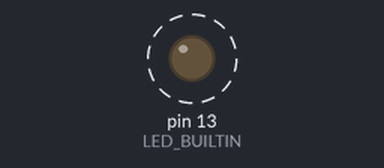
Recording of a sketch running on a simulated Arduino Uno, built with avr-gcc and run on an emulated ATmega328P. Shown: output pins drawn as LEDs (lit = HIGH). Dashed ring = blinking. EEPROM starts erased; what the sketch prints to the serial monitor is not drawn.

Above: at 1.6 s.
Timing chart, 0 to 4.4 s (numbered marks = the images above):
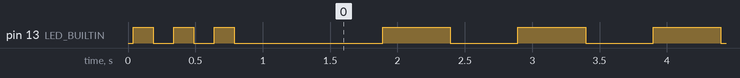

Measured:
- by itself, pin 13 (LED_BUILTIN): moves between LOW and HIGH, repeating every 34.1 s

The sketch:

draadloos_instelbaar_knipperlicht.ino
```cpp
#include "SerialCommand.h"
#include "EEPROMAnything.h"

#define SerialPort Serial
#define Baudrate 115200

SerialCommand sCmd(SerialPort);

unsigned long previous, calculationTime;
unsigned long blinkTimer = 0;
bool ledState = false;
bool run = true; // LED actief

// Magic number om EEPROM geldigheid te detecteren
#define EEPROM_SIGNATURE 0xBEEFCAFE

// Struct met parameters + handtekening
struct param_t
{
  unsigned long signature;       // herkenningswaarde
  unsigned long cycleTime;       // in microseconden
  unsigned long knipperPeriode;  // in milliseconden
} params;

// Functieprototypes
void onSet();
void onDebug();
void onUnknownCommand(char *command);
void start();
void stop();
void blinkSequenceSetup();

void setup()
{
  SerialPort.begin(Baudrate);

  // Commands
  sCmd.addCommand("set", onSet);
  sCmd.addCommand("debug", onDebug);
  sCmd.addCommand("start", start);
  sCmd.addCommand("stop", stop);
  sCmd.setDefaultHandler(onUnknownCommand);

  // Lees parameters uit EEPROM
  EEPROM_readAnything(0, params);

  // Controleer of EEPROM geldig is
  if (params.signature != EEPROM_SIGNATURE)
  {
    SerialPort.println("EEPROM leeg of ongeldig — initialiseer standaardwaarden");
    params.signature = EEPROM_SIGNATURE;
    params.cycleTime = 50000;       // 50 ms
    params.knipperPeriode = 1000;   // 1 s
    EEPROM_writeAnything(0, params);
  }

  pinMode(LED_BUILTIN, OUTPUT);
  blinkSequenceSetup();

  SerialPort.println("ready");
}

void loop()
{
  sCmd.readSerial();

  unsigned long current = micros();
  if (current - previous >= params.cycleTime)
  {
    previous = current;

    if (run)
    {
      blinkTimer += params.cycleTime / 1000; // µs → ms
      if (blinkTimer >= (params.knipperPeriode / 2))
      {
        ledState = !ledState;
        digitalWrite(LED_BUILTIN, ledState);
        blinkTimer = 0;
      }
    }
    else
    {
      digitalWrite(LED_BUILTIN, LOW);
    }
  }

  unsigned long difference = micros() - current;
  if (difference > calculationTime) calculationTime = difference;
}

// ===== Commando’s =====

void onSet()
{
  char* param = sCmd.next();
  char* value = sCmd.next();

  if (!param || !value) return;

  if (strcmp(param, "cycle") == 0)
  {
    params.cycleTime = atol(value);
  }
  else if (strcmp(param, "blink") == 0)
  {
    params.knipperPeriode = atol(value);
  }
  else
  {
    SerialPort.println("onbekende parameter");
    return;
  }

  // Bewaar in EEPROM
  EEPROM_writeAnything(0, params);
  SerialPort.println("parameter opgeslagen");
}

void onDebug()
{
  SerialPort.print("cycle time (us): ");
  SerialPort.println(params.cycleTime);
  SerialPort.print("blink periode (ms): ");
  SerialPort.println(params.knipperPeriode);
  SerialPort.print("run: ");
  SerialPort.println(run ? "true" : "false");
  SerialPort.print("calculation time (us): ");
  SerialPort.println(calculationTime);
  calculationTime = 0;
}

void onUnknownCommand(char *command)
{
  SerialPort.print("unknown command: \"");
  SerialPort.print(command);
  SerialPort.println("\"");
}

void start()
{
  run = true;
  SerialPort.println("knipperlicht gestart");
}

void stop()
{
  run = false;
  digitalWrite(LED_BUILTIN, LOW);
  SerialPort.println("knipperlicht gestopt");
}

// ===== Opstartsequentie =====
void blinkSequenceSetup()
{
  for (int i = 0; i < 3; i++) {
    digitalWrite(LED_BUILTIN, HIGH);
    delay(150);
    digitalWrite(LED_BUILTIN, LOW);
    delay(150);
  }
  delay(500);
}
```

EEPROMAnything.h
```cpp
#include <EEPROM.h>
#include <Arduino.h>  // for type definitions

template <class T> int EEPROM_writeAnything(int ee, const T& value)
{
    const byte* p = (const byte*)(const void*)&value;
    unsigned int i;
    for (i = 0; i < sizeof(value); i++)
          EEPROM.write(ee++, *p++);
    return i;
}

template <class T> int EEPROM_readAnything(int ee, T& value)
{
    byte* p = (byte*)(void*)&value;
    unsigned int i;
    for (i = 0; i < sizeof(value); i++)
          *p++ = EEPROM.read(ee++);
    return i;
}

template <class T> int EEPROM_resetAnything(int ee, const T& value)
{
    const byte* p = (const byte*)(const void*)&value;
    unsigned int i;
    for (i = 0; i < sizeof(value); i++)
          EEPROM.write(ee++, 0);
    return i;
}
```

SerialCommand.cpp
```cpp
// (licence header left out)
#if defined(ARDUINO) && ARDUINO >= 100
#include "Arduino.h"
#else
#include "WProgram.h"
#endif

#include "SerialCommand.h"


#include <string.h>

SerialCommand::SerialCommand(Stream &stream)
{
	serial = &stream;
	strncpy(delim," ",MAXDELIMETER);  // strtok_r needs a null-terminated string
	term='\r';   // return character, default terminator for commands
	numCommand=0;    // Number of callback handlers installed
	clearBuffer();
}


//
// Initialize the command buffer being processed to all null characters
//
void SerialCommand::clearBuffer()
{
	for (int i=0; i<SERIALCOMMANDBUFFER; i++)
	{
		buffer[i]='\0';
	}
	bufPos=0;
}

// Retrieve the next token ("word" or "argument") from the Command buffer.
// returns a NULL if no more tokens exist.
char *SerialCommand::next()
{
	char *nextToken;
	nextToken = strtok_r(NULL, delim, &last);
	return nextToken;
}

// This checks the Serial stream for characters, and assembles them into a buffer.
// When the terminator character (default '\r') is seen, it starts parsing the
// buffer for a prefix command, and calls handlers setup by addCommand() member
void SerialCommand::readSerial()
{
	while (serial->available() > 0)
	{
		int i;
		boolean matched;
		inChar=serial->read();   // Read single available character, there may be more waiting

		#ifdef SERIALCOMMANDDEBUG
		serial->print(inChar);   // Echo back to serial stream
		#endif

		if (inChar==term)      // Check for the terminator (default '\r') meaning end of command
		{
			#ifdef SERIALCOMMANDDEBUG
			serial->print("Received: ");
			serial->println(buffer);
		        #endif
			bufPos=0;           // Reset to start of buffer
			token = strtok_r(buffer,delim,&last);   // Search for command at start of buffer
			if (token == NULL) return;
			matched=false;
			for (i=0; i<numCommand; i++)
                        {
				#ifdef SERIALCOMMANDDEBUG
				serial->print("Comparing [");
				serial->print(token);
				serial->print("] to [");
				serial->print(CommandList[i].command);
				serial->println("]");
				#endif
				// Compare the found command against the list of known commands for a match
				if (strncmp(token,CommandList[i].command,SERIALCOMMANDBUFFER) == 0)
				{
					#ifdef SERIALCOMMANDDEBUG
					serial->print("Matched Command: ");
					serial->println(token);
					#endif
					// Execute the stored handler function for the command
					(*CommandList[i].function)();
					clearBuffer();
					matched=true;
					break;
				}
			}
			if (matched==false)
                        {
				if (defaultHandler != NULL) (*defaultHandler)(token);
				clearBuffer();
			}

		}
		if (isprint(inChar))   // Only printable characters into the buffer
		{
			buffer[bufPos++]=inChar;   // Put character into buffer
			buffer[bufPos]='\0';  // Null terminate
			if (bufPos > SERIALCOMMANDBUFFER-1) bufPos=0; // wrap buffer around if full
		}
	}
}

// Adds a "command" and a handler function to the list of available commands.
// This is used for matching a found token in the buffer, and gives the pointer
// to the handler function to deal with it.
void SerialCommand::addCommand(const char *command, void (*function)())
{
	if (numCommand < MAXSERIALCOMMANDS)
        {
		#ifdef SERIALCOMMANDDEBUG
		serial->print(numCommand);
		serial->print("-");
		serial->print("Adding command for ");
		serial->println(command);
		#endif

		strncpy(CommandList[numCommand].command,command,SERIALCOMMANDBUFFER);
		CommandList[numCommand].function = function;
		numCommand++;
	}
        else
        {
		// In this case, you tried to push more commands into the buffer than it is compiled to hold.
		// Not much we can do since there is no real visible error assertion, we just ignore adding
		// the command
		#ifdef SERIALCOMMANDDEBUG
		serial->println("Too many handlers - recompile changing MAXSERIALCOMMANDS");
		#endif
	}
}

// This sets up a handler to be called in the event that the receveived command string
// isn't in the list of things with handlers.
void SerialCommand::setDefaultHandler(void (*function)(char*))
{
	defaultHandler = function;
}
```

SerialCommand.h
```cpp
// (licence header left out)
#ifndef SerialCommand_h
#define SerialCommand_h

#if defined(ARDUINO) && ARDUINO >= 100
#include "Arduino.h"
#else
#include "WProgram.h"
#endif

#include <string.h>


#define SERIALCOMMANDBUFFER 32
#define MAXSERIALCOMMANDS 10
#define MAXDELIMETER 2

#define SERIALCOMMANDDEBUG 1
#undef SERIALCOMMANDDEBUG      // Comment this out to run the library in debug mode (verbose messages)

class SerialCommand
{
	public:
		SerialCommand(Stream &stream);  // Constructor for using SoftwareSerial objects

		void clearBuffer();   // Sets the command buffer to all '\0' (nulls)
		char *next();         // returns pointer to next token found in command buffer (for getting arguments to commands)
		void readSerial();    // Main entry point.
		void addCommand(const char *, void(*)());   // Add commands to processing dictionary
		void setDefaultHandler(void (*function)(char*));    // A handler to call when no valid command received.

	private:
		char inChar;          // A character read from the serial stream
		char buffer[SERIALCOMMANDBUFFER];   // Buffer of stored characters while waiting for terminator character
		int  bufPos;                        // Current position in the buffer
		char delim[MAXDELIMETER];           // null-terminated list of character to be used as delimeters for tokenizing (default " ")
		char term;                          // Character that signals end of command (default '\r')
		char *token;                        // Returned token from the command buffer as returned by strtok_r
		char *last;                         // State variable used by strtok_r during processing
		typedef struct _callback {
			char command[SERIALCOMMANDBUFFER];
			void (*function)();
		} SerialCommandCallback;            // Data structure to hold Command/Handler function key-value pairs
		int numCommand;
		SerialCommandCallback CommandList[MAXSERIALCOMMANDS];   // Actual definition for command/handler array
		void (*defaultHandler)(char*);           // Pointer to the default handler function
		Stream *serial;         // Pointer to a user-created SoftwareSerial object
};

#endif //SerialCommand_h
```
